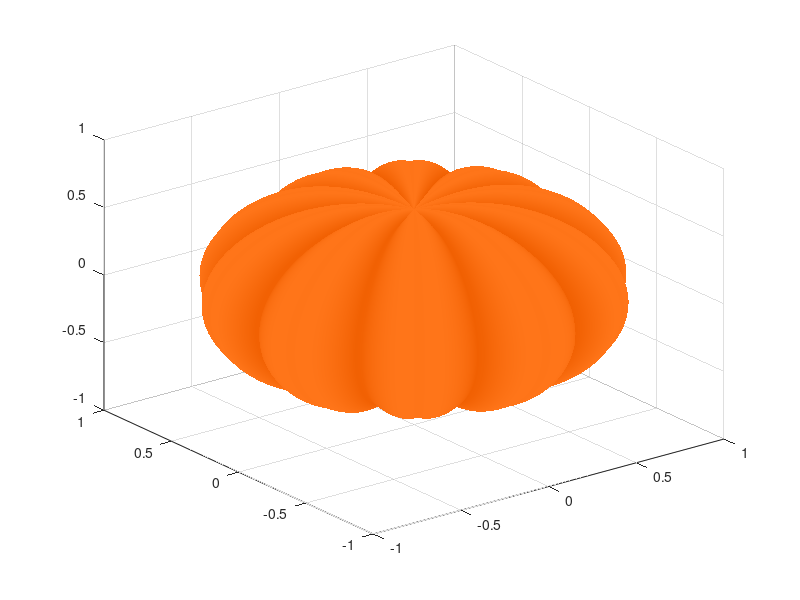

The MATLAB source for this figure: (Note: this script raises an error after producing the figure.)
 %% PUMPKIN
 
 bumps=10; bdepth=.1; bdepth2=.02; dimple=.2; width_r=1; height_r=.8;
[ Xs, Ys, Zs ] = sphere(199);
Rxy=(0-(1-mod(linspace(0,bumps*2,200),2)).^2)*bdepth + (0-(1-mod(linspace(0,bumps*4,200),2)).^2)*bdepth2;
Rz = (0-linspace(1,-1,200)'.^4)*dimple;
Xp = (width_r+Rxy).*Xs;
Yp = (width_r+Rxy).*Ys;
Zp = (height_r+Rz).*Zs.*(Rxy+1);
Cp = hypot(hypot(Xp,Yp),width_r.*Zs.*(Rxy+1));

%% STEM

sheight=.5; scurve=.4;
srad = [ 1.5 1 repelem(.7, 6) ] .* [ repmat([.1 .06],1,bumps) .1 ]';
[theta, phi] = meshgrid(linspace(0,pi/2,size(srad,2)),linspace(0,2*pi,size(srad,1)));
Xs = (scurve-cos(phi).*srad).*cos(theta)-scurve;
Zs = (sheight-cos(phi).*srad).*sin(theta) + height_r-max(0,dimple*.9);
Ys = -sin(phi).*srad;

%% DRAW

surf(Xp,Yp,Zp,Cp,'Clipping','off');
shading interp
colormap([ linspace(.94, 1, 256); linspace(.37, .46, 256); linspace(0, .1, 256) ]');
surface(Xs,Ys,Zs,[],'FaceColor', '#008000', 'EdgeColor','none', 'Clipping','off');
material([ .6, .9, .3, 2, .5 ])
lighting g
axis('equal',[-1 1 -1 1 -1 1]);
camlight
